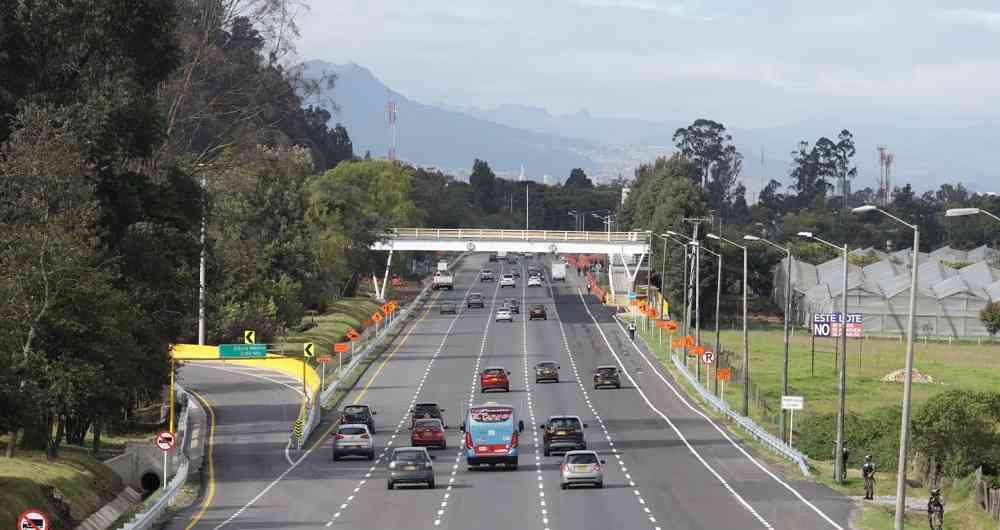
#> input picture semana_5/img2.jpg, 1000 x 530 px
$ python match.py
#> lines starting #> are read from the running program, lines starting #| are printed output that depends on the picture
import numpy as np
import cv2 as cv
import matplotlib.pyplot as plt

def match(image1, image2, quantity):
#> called with image1 = '../img2.jpg', image2 = '../img3.jpg', quantity = 30
    img1 = cv.imread(image1, cv.IMREAD_GRAYSCALE)          # queryImage
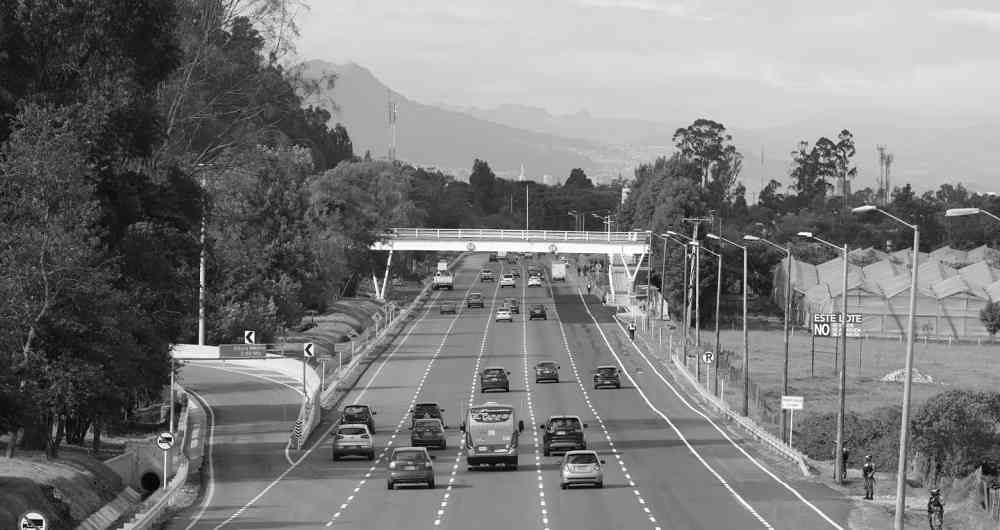
#> img1: shape (530, 1000); min 0, max 255, mean 122.6
    img2 = cv.imread(image2, cv.IMREAD_GRAYSCALE) # trainImage
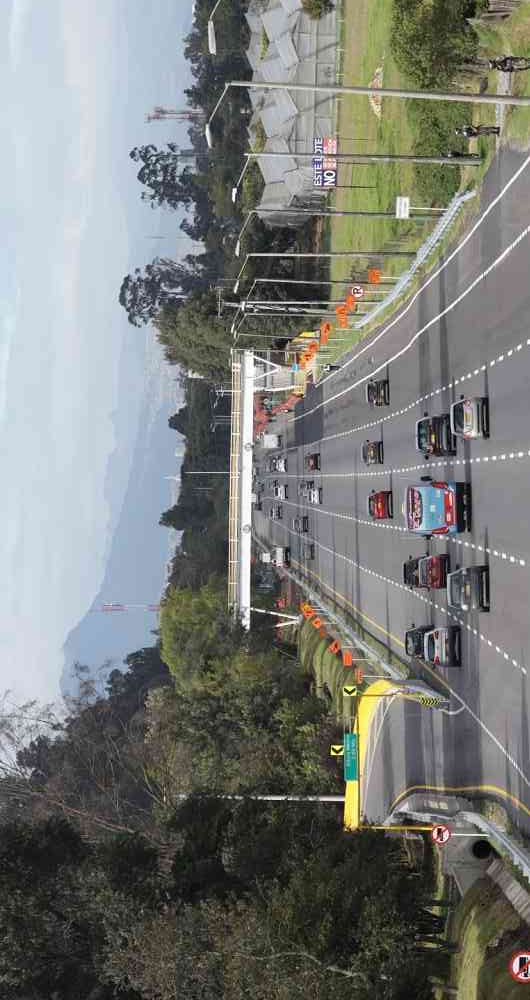
#> input picture semana_5/img3.jpg, 530 x 1000 px
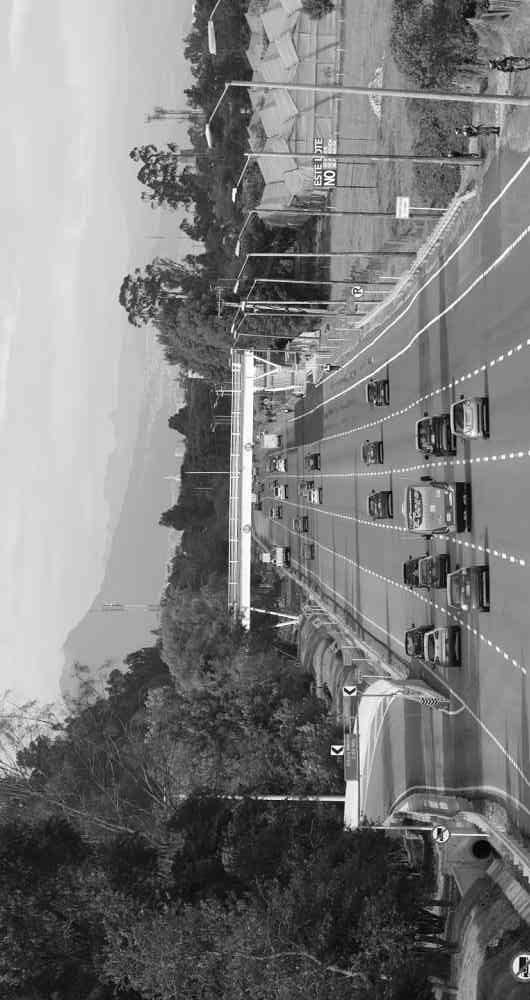
#> img2: shape (1000, 530); min 0, max 255, mean 122.6
    # Initiate ORB detector
    orb = cv.ORB_create()
    # find the keypoints and descriptors with ORB
    kp1, des1 = orb.detectAndCompute(img1,None)
#> kp1 = 500 keypoints; strongest (x, y, size): (246, 332, 31), (825, 327, 31), (825, 331, 31), (309, 349, 31)
    kp2, des2 = orb.detectAndCompute(img2,None)
#> kp2 = 500 keypoints; strongest (x, y, size): (332, 753, 31), (327, 174, 31), (331, 174, 31), (332, 752, 37.2)

    # create BFMatcher object
    bf = cv.BFMatcher(cv.NORM_HAMMING, crossCheck=True)
    # Match descriptors.
    matches = bf.match(des1,des2)
#> matches = 500 matches
    # Sort them in the order of their distance.
    matches = sorted(matches, key = lambda x:x.distance)
    # Draw first quantity matches.
    img3 = cv.drawMatches(img1,kp1,img2,kp2,matches[:quantity],None,flags=cv.DrawMatchesFlags_NOT_DRAW_SINGLE_POINTS)
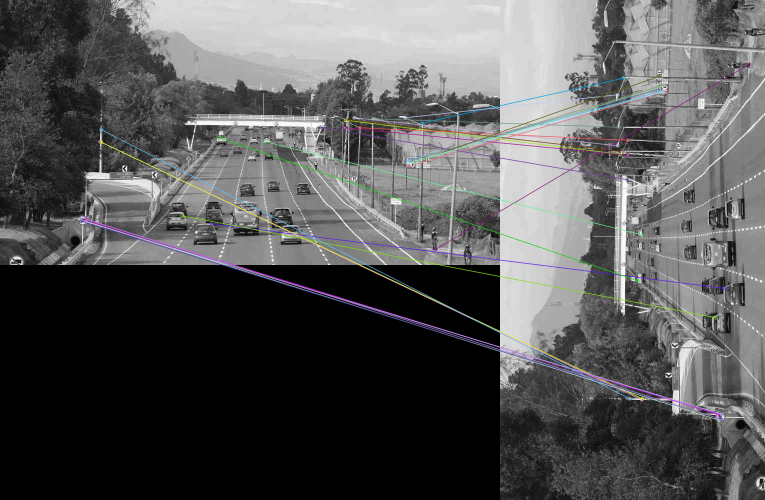
#> img3: shape (1000, 1530, 3) (shown at 1/2 size); mean of channels 0, 1, 2 85.8, 85.6, 85.6; drawn as B, G, R
    cv.imshow('IMG', img3)
    if cv.waitKey(0) & 0xff == 27:
#> (key Esc is pressed here)
        cv.destroyAllWindows()


image1 = '../img2.jpg'
image2 = '../img3.jpg'
quantity = 30
match(image1,image2, quantity)
